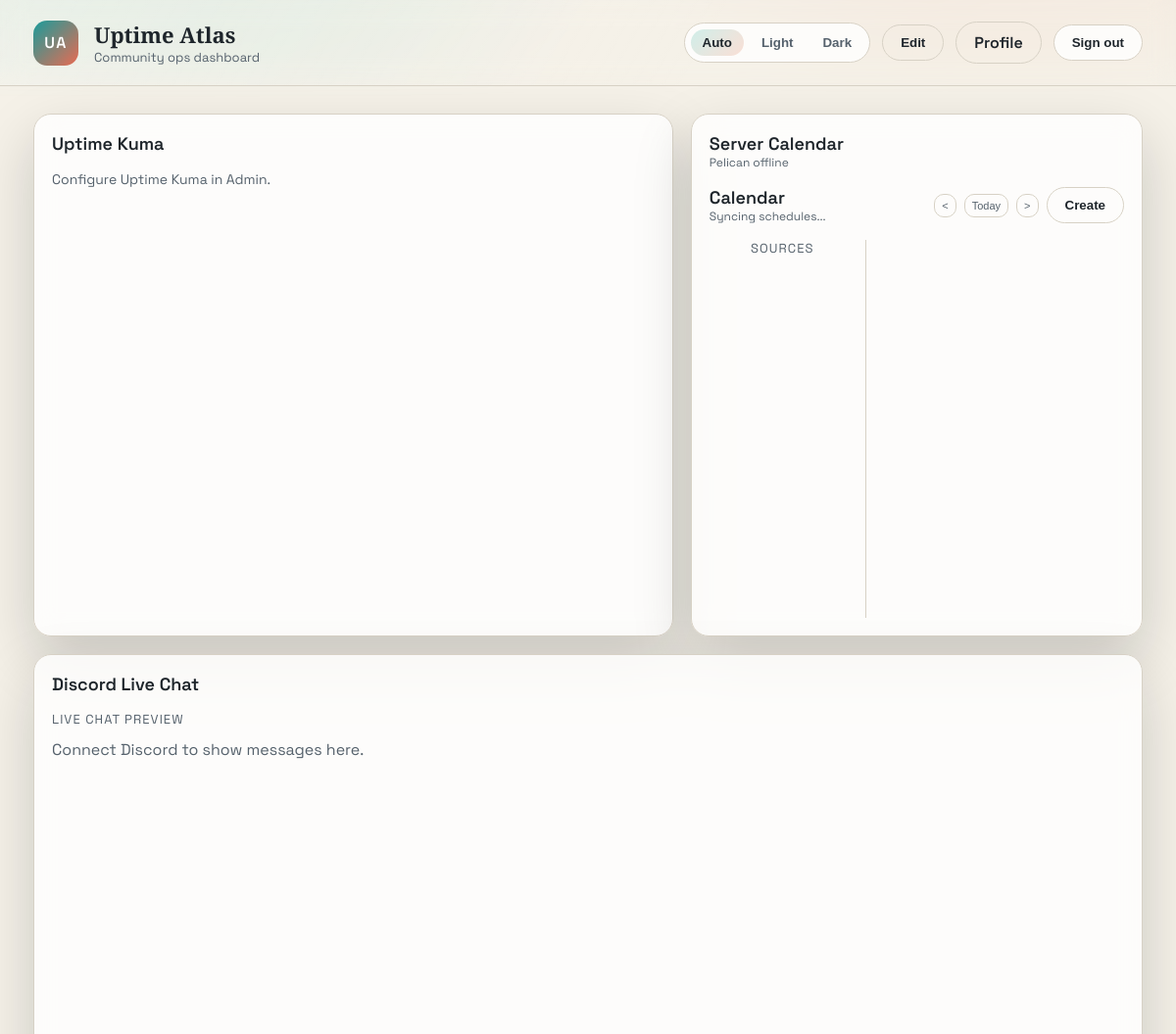
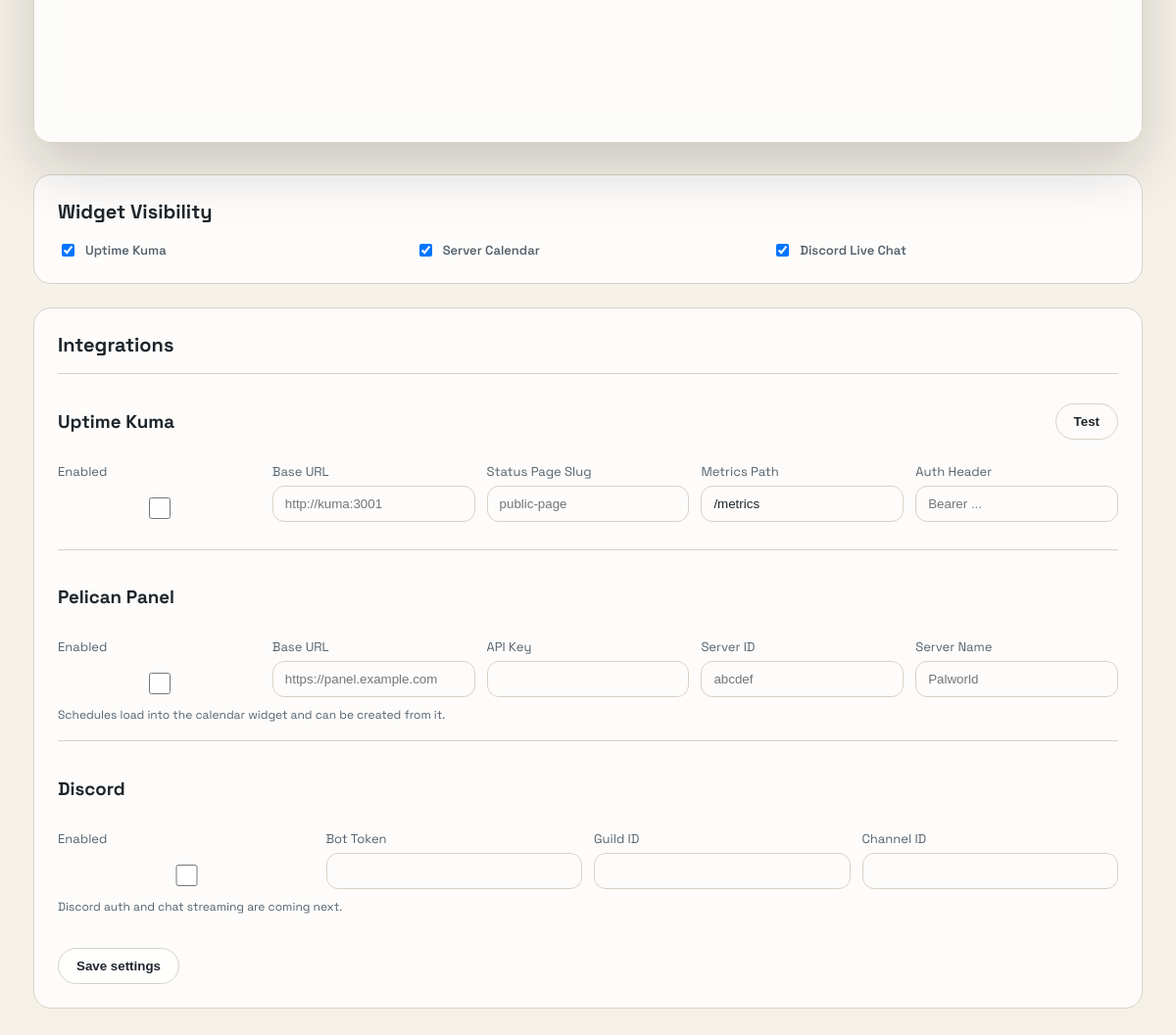
The page /admin (signed in) on the database its author committed (2 pictures, top to bottom).
### tables this page shows
CREATE TABLE widgets (
            widget_key TEXT PRIMARY KEY,
            enabled INTEGER NOT NULL,
            x INTEGER NOT NULL,
            y INTEGER NOT NULL,
            w INTEGER NOT NULL,
            h INTEGER NOT NULL,
            config_json TEXT NOT NULL,
            updated_at TEXT NOT NULL
        );

### app/main.py (the view)
@app.get("/admin", response_class=HTMLResponse)
async def admin_dashboard(request: Request) -> HTMLResponse:
    if not _is_admin(request):
        return RedirectResponse("/admin/login", status_code=303)
    widgets = _load_widgets()
    settings = _load_settings()
    return templates.TemplateResponse(
        "admin.html",
        {
            "request": request,
            "title": APP_TITLE,
            "widgets": widgets,
            "settings": settings,
            "is_admin": True,
            "is_authenticated": True,
            "is_root": _is_root(request),
            "user_timezone": request.session.get("timezone", "America/New_York"),
        },
    )

### app/templates/admin.html (shortened to what this page needs)
{% extends "base.html" %}
{% block content %}
{% include "widgets.html" %}
<section class="admin-panel">
  <div class="panel">
    <h2>Widget Visibility</h2>
    <div class="toggle-grid">
      {% for widget in widgets %}
      <label class="toggle">
        <input type="checkbox" data-widget-toggle value="{{ widget.widget_key }}" {% if widget.enabled %}checked{% endif %} />
        <span>{{ widget.title }}</span>
      </label>
      {% endfor %}
    </div>
  </div>
  <div class="panel">
    <h2>Integrations</h2>
    <div class="integration" data-integration="kuma">
      <div class="integration-header">
        <h3>Uptime Kuma</h3>
        <button class="btn subtle" data-test-kuma>Test</button>
      </div>
      <div class="form-grid">
        <label>
          <span>Enabled</span>
          <input type="checkbox" data-setting="kuma_config.enabled" {% if settings.kuma_config.enabled %}checked{% endif %} />
        </label>
        <label>
          <span>Base URL</span>
          <input type="text" data-setting="kuma_config.base_url" value="{{ settings.kuma_config.base_url }}" placeholder="http://kuma:3001" />
        </label>
        <label>
          <span>Status Page Slug</span>
          <input type="text" data-setting="kuma_config.status_page_slug" value="{{ settings.kuma_config.status_page_slug }}" placeholder="public-page" />
        </label>
        <label>
          <span>Metrics Path</span>
          <input type="text" data-setting="kuma_config.metrics_path" value="{{ settings.kuma_config.metrics_path }}" placeholder="/metrics" />
        </label>
        <label>
          <span>Auth Header</span>
          <input type="password" data-setting="kuma_config.auth_header" value="{{ settings.kuma_config.auth_header }}" placeholder="Bearer ..." />
        </label>
      </div>
    </div>
    <div class="integration" data-integration="pelican">
      <div class="integration-header">
        <h3>Pelican Panel</h3>
      </div>
      <div class="form-grid">
        <label>
          <span>Enabled</span>
          <input type="checkbox" data-setting="pelican_config.enabled" {% if settings.pelican_config.enabled %}checked{% endif %} />
        </label>
        <label>
          <span>Base URL</span>
          <input type="text" data-setting="pelican_config.base_url" value="{{ settings.pelican_config.base_url }}" placeholder="https://panel.example.com" />
        </label>
        <label>
          <span>API Key</span>
          <input type="password" data-setting="pelican_config.api_key" value="{{ settings.pelican_config.api_key }}" />
        </label>
        <label>
          <span>Server ID</span>
          <input type="text" data-setting="pelican_config.server_id" value="{{ settings.pelican_config.server_id }}" placeholder="abcdef" />
        </label>
        <label>
          <span>Server Name</span>
          <input type="text" data-setting="pelican_config.server_name" value="{{ settings.pelican_config.server_name }}" placeholder="Palworld" />
        </label>
      </div>
      <div class="integration-status">Schedules load into the calendar widget and can be created from it.</div>
    </div>
    <div class="integration" data-integration="discord">
      <div class="integration-header">
        <h3>Discord</h3>
      </div>
      <div class="form-grid">
        <label>
          <span>Enabled</span>
          <input type="checkbox" data-setting="discord_config.enabled" {% if settings.discord_config.enabled %}checked{% endif %} />
        </label>
        <label>
          <span>Bot Token</span>
          <input type="password" data-setting="discord_config.bot_token" value="{{ settings.discord_config.bot_token }}" />
        </label>
        <label>
          <span>Guild ID</span>
          <input type="text" data-setting="discord_config.guild_id" value="{{ settings.discord_config.guild_id }}" />
        </label>
        <label>
          <span>Channel ID</span>
          <input type="text" data-setting="discord_config.channel_id" value="{{ settings.discord_config.channel_id }}" />
        </label>
      </div>
      <div class="integration-status">Discord auth and chat streaming are coming next.</div>
    </div>
    <div class="panel-actions">
      <button class="btn" data-save-settings>Save settings</button>
    </div>
  </div>
</section>
{% endblock %}

### app/templates/base.html (shortened to what this page needs)
<!DOCTYPE html>
<html lang="en" data-theme-mode="auto">
  <head>
    <link rel="stylesheet" href="/static/styles.css" />
  </head>
  <body data-admin="{{ 'true' if is_admin else 'false' }}" data-timezone="{{ user_timezone or 'America/New_York' }}">
    <div class="glow"></div>
    <header class="topbar">
      <div class="brand">
        <span class="brand-mark">UA</span>
        <div>
          <div class="brand-title">Uptime Atlas</div>
          <div class="brand-sub">Community ops dashboard</div>
        </div>
      </div>
      <div class="topbar-actions">
        <div class="theme-toggle" role="group" aria-label="Theme">
          <button class="chip" data-theme-choice="auto">Auto</button>
          <button class="chip" data-theme-choice="light">Light</button>
          <button class="chip" data-theme-choice="dark">Dark</button>
        </div>
        {% if is_authenticated %}
          {% if is_admin %}
          <button class="btn subtle" type="button" data-edit-toggle>Edit</button>
          {% endif %}
          <a class="btn subtle" href="/profile">Profile</a>
          <form method="post" action="/admin/logout">
            <button class="btn" type="submit">Sign out</button>
          </form>
        {% else %}
          <a class="btn" href="/admin/login">Login</a>
        {% endif %}
      </div>
    </header>
    <main class="page">
      {% block content %}{% endblock %}
    </main>
  </body>
</html>

### app/templates/widgets.html (shortened to what this page needs)
<section class="dashboard">
  <div class="grid" id="widgetGrid">
    {% for widget in widgets %}
    {% if widget.enabled %}
    <article
      class="widget"
      data-widget-key="{{ widget.widget_key }}"
      data-x="{{ widget.x }}"
      data-y="{{ widget.y }}"
      data-w="{{ widget.w }}"
      data-h="{{ widget.h }}"
      style="--x: {{ widget.x }}; --y: {{ widget.y }}; --w: {{ widget.w }}; --h: {{ widget.h }};"
    >
      <header class="widget-header">
        <div>
          <div class="widget-title">{{ widget.title }}</div>
          <div class="widget-meta" id="meta-{{ widget.widget_key }}"></div>
        </div>
      </header>
      <div class="widget-body {% if widget.widget_key != 'calendar' %}scrollable{% endif %}">
        {% if widget.widget_key == 'kuma' %}
          <div class="kuma-status" data-kuma-status>
          </div>
        {% elif widget.widget_key == 'calendar' %}
          <div class="calendar" data-pelican-server-name="{{ settings.pelican_config.server_name if settings and settings.pelican_config else 'Server' }}">
            <div class="calendar-toolbar">
              <div>
                <div class="calendar-title" data-calendar-title>Calendar</div>
                <div class="calendar-subtitle" id="meta-calendar">Syncing schedules...</div>
              </div>
              <div class="calendar-nav">
                <button class="icon-btn" data-cal-prev title="Previous month">&lt;</button>
                <button class="icon-btn" data-cal-today title="Today">Today</button>
                <button class="icon-btn" data-cal-next title="Next month">&gt;</button>
                {% if is_admin %}
                <button class="btn subtle" data-calendar-create type="button">Create</button>
                {% endif %}
              </div>
            </div>
            <div class="calendar-shell">
              <div class="calendar-sources">
                <div class="calendar-banner">Sources</div>
              </div>
              <div class="calendar-grid">
                <div class="calendar-cells" data-calendar-cells></div>
              </div>
            </div>
          </div>
        {% elif widget.widget_key == 'discord' %}
          <div class="discord">
            <div class="discord-banner">Live chat preview</div>
            <div class="discord-feed" data-discord-feed>
              <div class="discord-empty">Connect Discord to show messages here.</div>
            </div>
          </div>
        {% else %}
          <div>Widget not configured.</div>
        {% endif %}
      </div>
    </article>
    {% endif %}
    {% endfor %}
  </div>
</section>

### rows shown on the page
widgets: {{ widget.x }} 1 (drawn), title "Uptime Kuma", shows "Configure Uptime Kuma in Admin.", enabled "☑"
widgets: {{ widget.x }} 8 (drawn), title "Server Calendar", shows "Create", enabled "☑"
widgets: {{ widget.x }} 1 (drawn), title "Discord Live Chat", shows "LIVE CHAT PREVIEW", enabled "☑"
